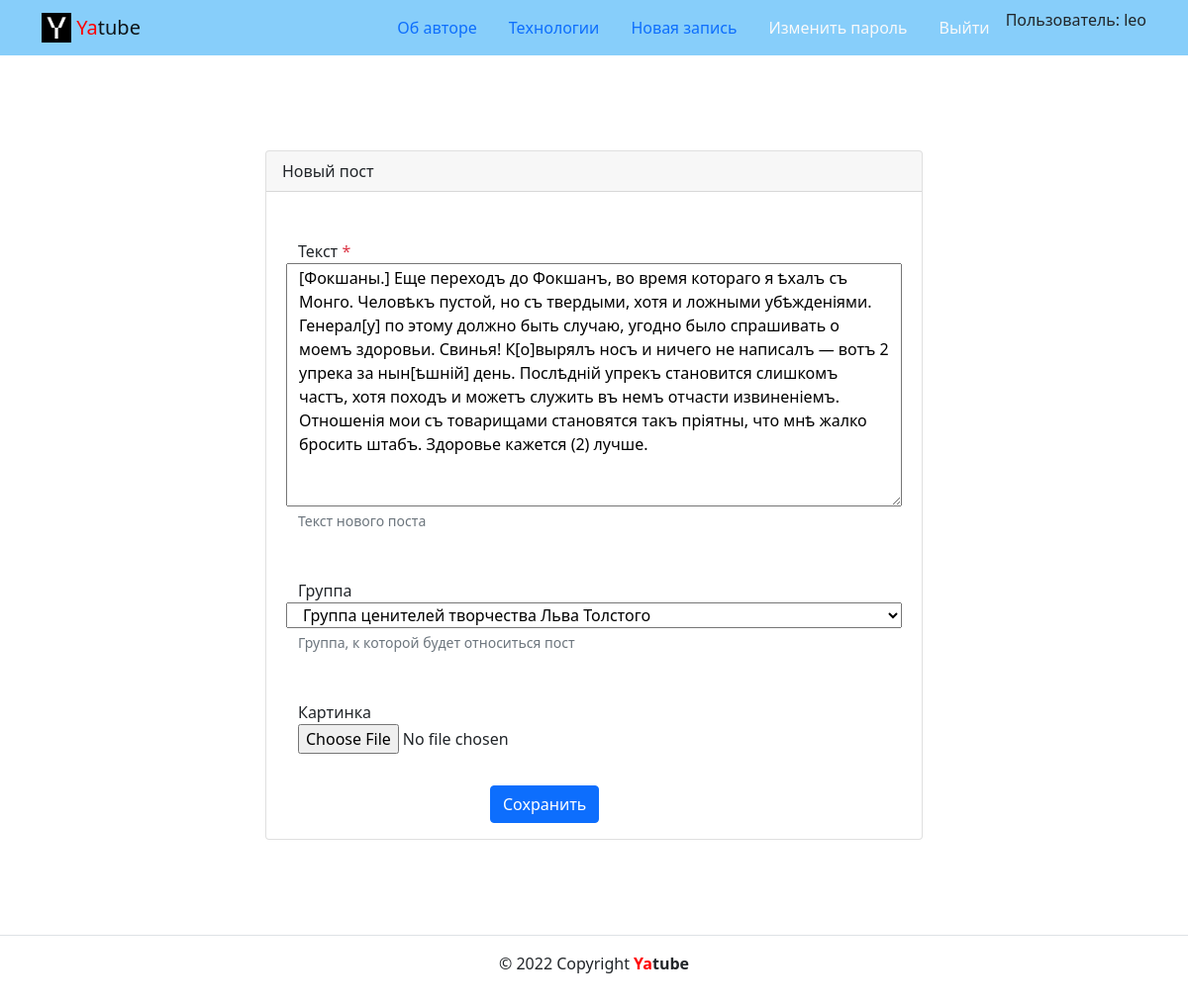
Screenshot of /posts/37/edit/ (signed in) with the database file from the repository.
### posts/models.py (models this page shows, shortened)
class Post(models.Model):
    text = models.TextField(blank=False)
    pub_date = models.DateTimeField(auto_now_add=True)
    author = models.ForeignKey(
        User,
        on_delete=models.CASCADE,
        related_name='posts'
    )
    group = models.ForeignKey(
        Group,
        on_delete=models.SET_NULL,
        blank=True, null=True,
        related_name='posts',
    )
    image = models.ImageField(
        'Картинка',
        upload_to='posts/',
        blank=True, null=True,
    )
    class Meta:
        ordering = ['-pub_date']

### posts/views.py (the view)
# urls.py: path('posts/<int:post_id>/edit/', views.post_edit, name='post_edit'),
@login_required
def post_edit(request, post_id):
    post = get_object_or_404(Post, pk=post_id)
    if post.author != request.user:
        return redirect('posts:post_detail', post_id=post_id)
    is_edit = True
    form = PostForm(
        request.POST or None,
        instance=post,
        files=request.FILES or None
    )
    if form.is_valid():
        form.save()
        return redirect('posts:post_detail', post_id=post_id)
    context = {'form': form, 'post': post, 'is_edit': is_edit}
    return render(request, 'posts/post_create.html', context)

### posts/forms.py
class PostForm(forms.ModelForm):
    class Meta:
        model = Post
        fields = ('text', 'group', 'image')
        labels = {
            'text': 'Текст',
            'group': 'Группа',
        }
        help_texts = {
            'text': 'Текст нового поста',
            'group': 'Группа, к которой будет относиться пост'
        }

### core/context_processors/year.py (called while the page is built)
def year(request):
    return {
        'year': int(datetime.now().year)
    }

### posts/models.py (called while the page is built)
    def __str__(self) -> str:
        return self.title

### templates/posts/post_create.html (shortened to what this page needs)
{% extends 'base.html' %}
{% load user_filters %}
{% load thumbnail %}
{% block content %}
<div class="container py-5">
  <div class="row justify-content-center">
    <div class="col-md-8 p-5">
      <div class="card">
        <div class="card-header">
          Новый пост
        </div>
        <div class="card-body">
          <form method="post" enctype="multipart/form-data"
            action={% if is_edit %}"{% url 'posts:post_edit' post_id=post.id %}"
            {% else %}"{% url 'posts:post_create' %}"
            {% endif %}>
            {% include 'includes/field_form.html' %}
            <div class="col-md-6 offset-md-4">
              <button type="submit" class="btn btn-primary">
                {% if is_edit %}
                  Сохранить
                {% else %}
                  Добавить
                {% endif %}
              </button>
            </div>
          </form>
        </div>
      </div>
    </div>
  </div>
</div>
{% endblock %}

### templates/includes/header.html (shortened to what this page needs)
 <header>
  <nav class="navbar navbar-light" style="background-color: lightskyblue">
    <div class="container">
      <a class="navbar-brand" href="{% url 'posts:index' %}">
        {% load static %}
        <img src="{% static 'img/logo.png' %}" width="30" height="30" class="d-inline-block align-top" alt="">
        <span style="color:red">Ya</span>tube
      </a>
      <ul class="nav nav-pills">
        {% with request.resolver_match.view_name as view_name %}
          <li class="nav-item">
            <a class="nav-link {% if view_name  == 'about:author' %}active{% endif %}"
            href="{% url 'about:author' %}">Об авторе</a>
          </li>
          <li class="nav-item">
            <a class="nav-link {% if view_name  == 'about:tech' %}active{% endif %}"
            href="{% url 'about:tech' %}">Технологии</a>
          </li>
        {% if user.is_authenticated %}
          <li class="nav-item">
            <a class="nav-link {% if view_name  == 'posts:post_create' %}active{% endif %}"
            href="{% url 'posts:post_create' %}">Новая запись</a>
          </li>
          <li class="nav-item">
            <a class="nav-link link-light {% if view_name  == 'users:password_change' %}active{% endif %}"
            href="{% url 'users:password_change' %}">Изменить пароль</a>
          </li>
          <li class="nav-item">
            <a class="nav-link link-light{% if view_name  == 'users:logout' %}active{% endif %}"
            href="{% url 'users:logout' %}">Выйти</a>
          </li>
          <li>
            Пользователь: {{ user.username }}
          </li>
        {% endif %}
        {% endwith %}
      </ul>
    </div>
  </nav>
</header>

### templates/includes/field_form.html
{% for field in form %}
  <div class="form-group row my-3 p-3">
    <label for="{{ field.id_for_label }}">
    {{ field.label }}
    {% if field.field.required %}
      <span class="required text-danger">*</span>
    {% endif %}
    </label>
    {{ field }}
    {% if field.help_text %}
    <small id="{{ field.id_for_label }}-help" class="form-text text-muted">
      {{ field.help_text|safe }}
    </small>
    {% endif %}
  </div>
{% endfor %}

### rows the page displays
Post: form "[Фокшаны.] Еще переходъ до Фокшанъ, во время котораго я ѣхалъ съ Монго. Человѣкъ пустой, но съ твердыми, хотя и ложными убѣжденіями. Генерал[у] по этому должно быть случаю, угодно было спрашивать о моемъ здоровьи. Свинья! К[о]вырялъ носъ и ничего не написалъ — вотъ 2 упрека за нын[ѣшній] день. Послѣдній упрекъ становится слишкомъ частъ, хотя походъ и можетъ служить въ немъ отчасти извиненіемъ. Отношенія мои съ товарищами становятся такъ пріятны, что мнѣ жалко бросить штабъ. Здоровье кажется (2) лучше." "Группа ценителей творчества Льва Толстого"

### other values shown
{{ user.username }} "leo"
{{ field.label }} "Текст" "Группа" "Картинка"
{{ field.help_text|safe }} "Текст нового поста" "Группа, к которой будет относиться пост"
